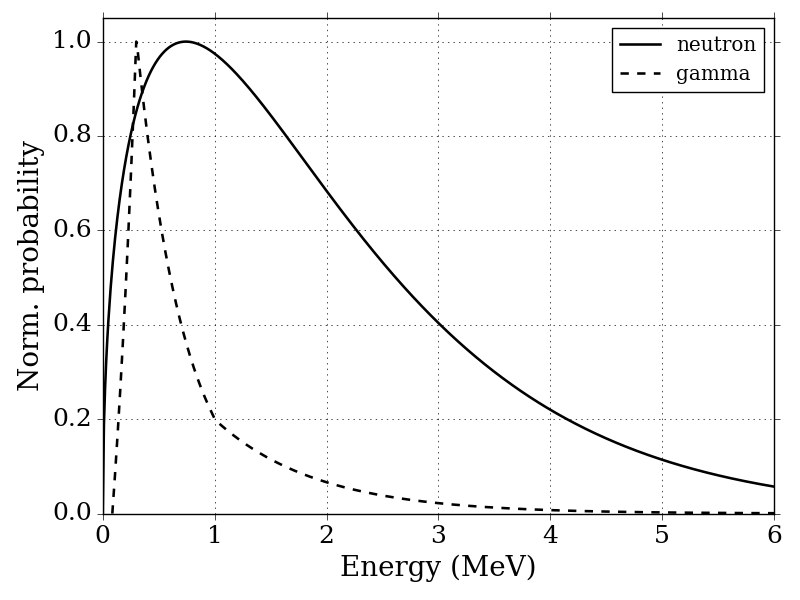

The Python source for this figure:
from nice_plot import *

# fission spectrum
a = 0.988
b = 2.249
nerg = np.linspace(0.0, 10.0, 1000)
gerg = np.linspace(0.085, 8.0, 1000)
nspec = np.exp(-nerg / a) * np.sinh(np.sqrt(b * nerg))
gspec = []
for i in gerg:
    if i < .3:
        gspec.append(38.13 * (i - .085) * np.exp(1.648 * i))
    elif i < 1.0:
        gspec.append(26.8 * np.exp(-2.3 * i))
    else:
        gspec.append(8 * np.exp(-1.1 * i))
gspec = np.array(gspec)

nspec = nspec / max(nspec)
gspec = gspec / max(gspec)


plt.figure()
plt.plot(nerg, nspec, 'k-', label = 'neutron')
plt.plot(gerg, gspec, 'k--', label = 'gamma')
plt.xlabel('Energy (MeV)')
plt.ylabel('Norm. probability')
plt.legend(loc = 0)
plt.xlim((0, 6))
plt.grid()
plt.ylim(ymax = 1.05)
plt.savefig('ng_spec.png')
